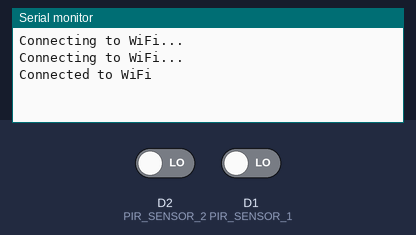
This sketch was run on a simulated ESP8266 (NodeMCU). On the bench: the last lines printed to the serial monitor. The inputs (shaded band) are chosen by the test bench; at power-on: D2 (PIR_SENSOR_2) LOW, D1 (PIR_SENSOR_1) LOW. WiFi joins after 1.5 s; servers stay silent unless stated; uploads are accepted with an empty reply.

Above: at 3.2 s.
3.3 s: D2 (PIR_SENSOR_2) driven HIGH
At 3.9 s:
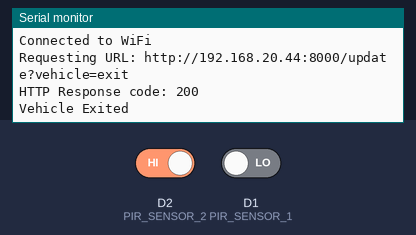
5.0 s: D2 (PIR_SENSOR_2) driven LOW and D1 (PIR_SENSOR_1) driven HIGH
At 5.9 s:
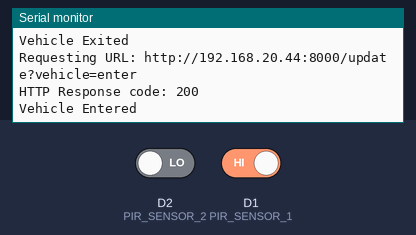

The sketch:

sketch_aug27a.ino
```cpp
#include <ESP8266WiFi.h>
#include <ESP8266HTTPClient.h>

const char* ssid = "iQOO 9";         // Replace with your WiFi SSID
const char* password = "yellove01";  // Replace with your WiFi password

const char* serverName = "http://192.168.20.44:8000"; // Replace with your local machine IP and port

#define PIR_SENSOR_1 D1
#define PIR_SENSOR_2 D2

int stateSensor1 = 0;
int stateSensor2 = 0;

WiFiClient client;

void sendToServer(String status) {
  if (WiFi.status() == WL_CONNECTED) {
    HTTPClient http;

    String serverPath = String(serverName) + "/update?vehicle=" + status;

    Serial.print("Requesting URL: ");
    Serial.println(serverPath);

    http.begin(client, serverPath.c_str());

    int httpResponseCode = http.GET();

    if (httpResponseCode > 0) {
      Serial.print("HTTP Response code: ");
      Serial.println(httpResponseCode);
    }
    else {
      Serial.print("Error code: ");
      Serial.println(httpResponseCode);
    }
    http.end();
  }
  else {
    Serial.println("WiFi Disconnected");
  }
}


void setup() {
  Serial.begin(115200);

  pinMode(PIR_SENSOR_1, INPUT);
  pinMode(PIR_SENSOR_2, INPUT);

  // Connect to Wi-Fi
  WiFi.begin(ssid, password);
  while (WiFi.status() != WL_CONNECTED) {
    delay(1000);
    Serial.println("Connecting to WiFi...");
  }
  Serial.println("Connected to WiFi");
}

void loop() {
  stateSensor1 = digitalRead(PIR_SENSOR_1);
  stateSensor2 = digitalRead(PIR_SENSOR_2);

  if (stateSensor1 == HIGH && stateSensor2 == LOW) {
    sendToServer("enter");
    Serial.println("Vehicle Entered");
    delay(500); // Debounce delay
  }
  else if (stateSensor1 == LOW && stateSensor2 == HIGH) {
    sendToServer("exit");
    Serial.println("Vehicle Exited");
    delay(500); // Debounce delay
  }
}
```

Measured:
- after the input at 3.3 s, the serial monitor: prints a new line at once (image 1)
- after the input at 5.0 s, the serial monitor: prints a new line after 0.40 s (image 2)
